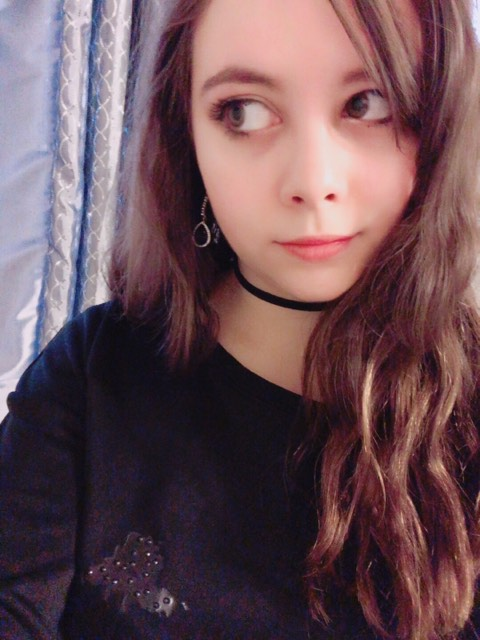
#> input picture artTest.jpg, 480 x 640 px
$ python -i imageParsing.py   (imports and definitions only)
#> lines starting #> are read from the running program, lines starting #| are printed output that depends on the picture
import PIL.Image
import colorsys
from tkinter import *
from tkinter.filedialog import askopenfilenames
import random

###########################
#Color Suggest
###########################

def gatherColorData(string):
#> called with string = 'artTest.jpg'
    height = 500
    width = 500
    picture = PIL.Image.open(string)
#> picture is the input picture: PIL image 480x640 RGB; mean R, G, B 105.9, 78.4, 85.1
    #picture.show()
    picture = picture.resize((width, height), PIL.Image.BICUBIC)
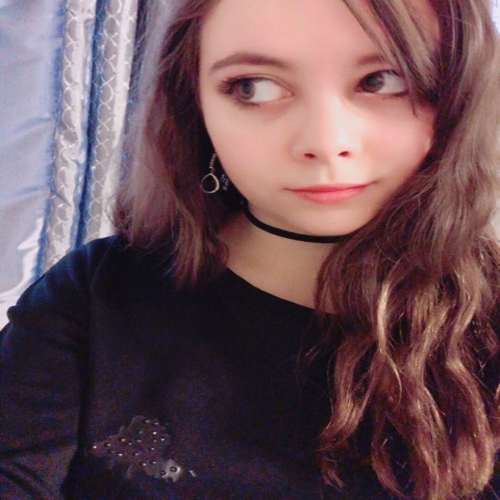
#> picture: PIL image 500x500 RGB; mean R, G, B 105.9, 78.4, 85.1
    picture = picture.convert('RGB')
    pixelList = []
    sampleSpace = 5
    for pixel in range(sampleSpace):
        horizontal = random.randint(0, 499)
        vertical = random.randint(0, 499)
        r,g,b = picture.getpixel((horizontal,vertical))
        pixelList.append((r,g,b))
#> this loop made 5 passes
#> (r, g, b) on passes 1 to 5: (90, 44, 46), (54, 28, 35), (206, 159, 145), (24, 21, 32), (170, 120, 99)
#> after the loop, pixelList = [(90, 44, 46), (54, 28, 35), (206, 159, 145), (24, 21, 32), (170, 120, 99)]
    return pixelList

# [21 lines left out: function constructColorScheme, not called in this run]

def colorOffset(h, offset):
    return (((h*360)+offset)%360)/360

# [109 lines left out: functions getImage, suggestColors, ProcessOverlay, partitionImage, Filter, desaturate, not called in this run]


#####################
#Tkinter Stuff#######
#####################

def init(data):
    # load data.xyz as appropriate
    pass

def mousePressed(event, data):
    suggestColors()

# [4 lines left out: function keyPressed, not called in this run]

def redrawAll(canvas, data):
    # draw in canvas
    pass

####################################
# use the run function as-is
####################################

# [35 lines left out: function run, not called in this run]

# [1 line not run here, left out]

>>> result = gatherColorData('artTest.jpg')
#> result has the same summary as pixelList in gatherColorData
